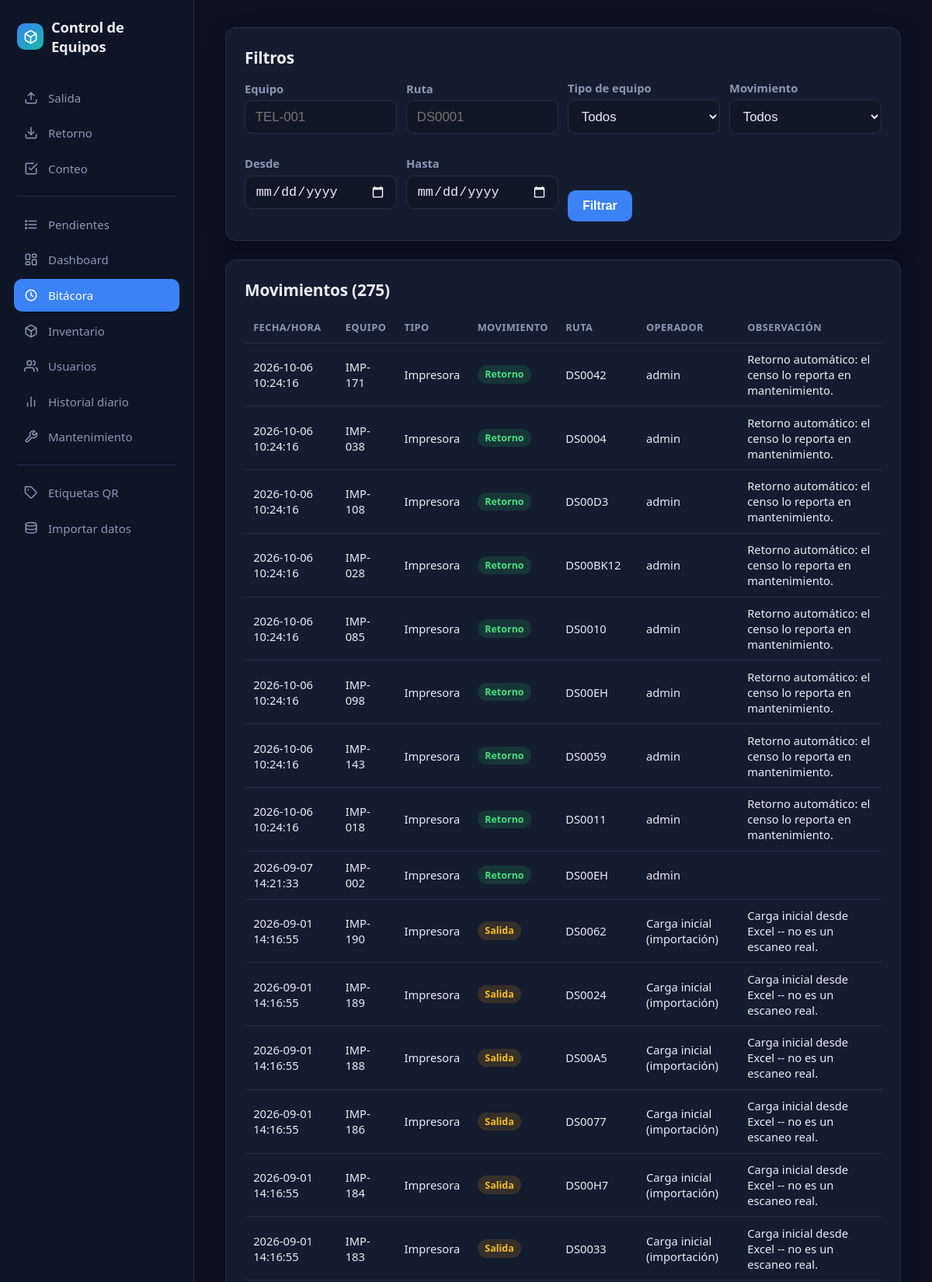
Screenshot of /bitacora/ (signed in, upper part) with the database file from the repository.
### tables this page shows
CREATE TABLE movimientos (
    id           INTEGER PRIMARY KEY AUTOINCREMENT,
    equipo_id    INTEGER NOT NULL REFERENCES equipos(id),
    ruta_id      INTEGER NOT NULL REFERENCES rutas(id),
    operador_id  INTEGER NOT NULL REFERENCES "usuarios"(id),
    tipo         TEXT NOT NULL CHECK (tipo IN ('salida','retorno')),
    timestamp    TEXT NOT NULL DEFAULT (datetime('now','localtime')),
    condicion    TEXT
);

CREATE TABLE equipos (
    id                 INTEGER PRIMARY KEY AUTOINCREMENT,
    id_interno         TEXT NOT NULL UNIQUE,
    tipo               TEXT NOT NULL CHECK (tipo IN ('telefono','impresora')),
    serial_fabrica     TEXT,
    numero_telefono    TEXT,
    pin_equipo         TEXT,
    modelo             TEXT,
    fabricante         TEXT,
    estado             TEXT NOT NULL DEFAULT 'activo' CHECK (estado IN ('activo','reparacion','baja')),
    notas              TEXT,
    requiere_revision  BOOLEAN NOT NULL DEFAULT 0,
    fecha_alta         TEXT NOT NULL DEFAULT (datetime('now','localtime'))
, ruta_asignada_id INTEGER REFERENCES rutas(id));

CREATE TABLE rutas (
    id          INTEGER PRIMARY KEY AUTOINCREMENT,
    codigo      TEXT NOT NULL UNIQUE,
    supervisor  TEXT,
    activa      BOOLEAN NOT NULL DEFAULT 1
);

CREATE TABLE "usuarios" (
    id      INTEGER PRIMARY KEY AUTOINCREMENT,
    nombre  TEXT NOT NULL UNIQUE,
    activo  BOOLEAN NOT NULL DEFAULT 1
, password_hash TEXT NOT NULL DEFAULT '', rol TEXT NOT NULL DEFAULT 'operador' CHECK (rol IN ('admin','operador')));

### app/bitacora.py (the view)
@bp.route("/")
@requiere_admin
def ver():
    db = get_db()
    filtros = {
        "equipo": request.args.get("equipo", "").strip(),
        "ruta": request.args.get("ruta", "").strip(),
        "tipo_equipo": request.args.get("tipo_equipo", "").strip(),
        "tipo_movimiento": request.args.get("tipo_movimiento", "").strip(),
        "desde": request.args.get("desde", "").strip(),
        "hasta": request.args.get("hasta", "").strip(),
    }
    condiciones = []
    parametros = []
    if filtros["equipo"]:
        condiciones.append("e.id_interno LIKE ?")
        parametros.append(f"%{filtros['equipo'].upper()}%")
    if filtros["ruta"]:
        condiciones.append("r.codigo LIKE ?")
        parametros.append(f"%{filtros['ruta'].upper()}%")
    if filtros["tipo_equipo"] in ("telefono", "impresora"):
        condiciones.append("e.tipo = ?")
        parametros.append(filtros["tipo_equipo"])
    if filtros["tipo_movimiento"] in ("salida", "retorno"):
        condiciones.append("m.tipo = ?")
        parametros.append(filtros["tipo_movimiento"])
    if filtros["desde"]:
        condiciones.append("date(m.timestamp) >= date(?)")
        parametros.append(filtros["desde"])
    if filtros["hasta"]:
        condiciones.append("date(m.timestamp) <= date(?)")
        parametros.append(filtros["hasta"])
    where = f"WHERE {' AND '.join(condiciones)}" if condiciones else ""
    movimientos = db.execute(
        f"""SELECT m.id, m.tipo, m.timestamp, m.condicion,
                   e.id_interno, e.tipo AS tipo_equipo,
                   r.codigo AS ruta_codigo, o.nombre AS operador_nombre
            FROM movimientos m
            JOIN equipos e ON e.id = m.equipo_id
            JOIN rutas r ON r.id = m.ruta_id
            JOIN usuarios o ON o.id = m.operador_id
            {where}
            ORDER BY m.id DESC
            LIMIT 500""",
        parametros,
    ).fetchall()
    return render_template("bitacora/ver.html", movimientos=movimientos, filtros=filtros)

### app/auth.py (called while the page is built)
def cargar_usuario(usuario_id: str):
    fila = get_db().execute(
        "SELECT id, nombre, rol FROM usuarios WHERE id = ? AND activo = 1", (usuario_id,)
    ).fetchone()
    return Usuario(fila["id"], fila["nombre"], fila["rol"]) if fila else None

def requiere_admin(vista):
    @wraps(vista)
    @login_required
    def envoltura(*args, **kwargs):
        if current_user.rol != "admin":
            abort(403)
        return vista(*args, **kwargs)
    return envoltura

### app/db.py (called while the page is built)
def get_db() -> sqlite3.Connection:
    if "db" not in g:
        g.db = sqlite3.connect(current_app.config["DATABASE"])
        g.db.row_factory = sqlite3.Row
        g.db.execute("PRAGMA foreign_keys = ON")
        g.db.execute("PRAGMA journal_mode = WAL")
        g.db.execute("PRAGMA busy_timeout = 5000")
    return g.db

### app/templates/bitacora/ver.html (shortened to what this page needs)
{% extends "base.html" %}
{% block contenido %}
<div class="tarjeta">
  <h2>Filtros</h2>
  <form method="get" style="display:grid; grid-template-columns: repeat(auto-fit, minmax(160px, 1fr)); gap: 0.75rem; align-items:end;">
    <div>
      <label for="equipo">Equipo</label>
      <input type="text" id="equipo" name="equipo" value="{{ filtros['equipo'] }}" placeholder="TEL-001">
    </div>
    <div>
      <label for="ruta">Ruta</label>
      <input type="text" id="ruta" name="ruta" value="{{ filtros['ruta'] }}" placeholder="DS0001">
    </div>
    <div>
      <label for="tipo_equipo">Tipo de equipo</label>
      <select id="tipo_equipo" name="tipo_equipo">
        <option value="" {% if not filtros['tipo_equipo'] %}selected{% endif %}>Todos</option>
      </select>
    </div>
    <div>
      <label for="tipo_movimiento">Movimiento</label>
      <select id="tipo_movimiento" name="tipo_movimiento">
        <option value="" {% if not filtros['tipo_movimiento'] %}selected{% endif %}>Todos</option>
      </select>
    </div>
    <div>
      <label for="desde">Desde</label>
      <input type="date" id="desde" name="desde" value="{{ filtros['desde'] }}">
    </div>
    <div>
      <label for="hasta">Hasta</label>
      <input type="date" id="hasta" name="hasta" value="{{ filtros['hasta'] }}">
    </div>
    <div>
      <button type="submit">Filtrar</button>
    </div>
  </form>
</div>
<div class="tarjeta">
  <h2>Movimientos ({{ movimientos|length }}{% if movimientos|length == 500 %}+{% endif %})</h2>
  <table>
    <thead><tr><th>Fecha/hora</th><th>Equipo</th><th>Tipo</th><th>Movimiento</th><th>Ruta</th><th>Operador</th><th>Observación</th></tr></thead>
    <tbody>
      {% for m in movimientos %}
      <tr>
        <td>{{ m['timestamp'] }}</td>
        <td>{{ m['id_interno'] }}</td>
        <td>{{ 'Teléfono' if m['tipo_equipo'] == 'telefono' else 'Impresora' }}</td>
        <td><span class="badge {{ 'en_ruta' if m['tipo'] == 'salida' else 'en_bodega' }}">{{ 'Salida' if m['tipo'] == 'salida' else 'Retorno' }}</span></td>
        <td>{{ m['ruta_codigo'] }}</td>
        <td>{{ m['operador_nombre'] }}</td>
        <td>{{ m['condicion'] or '' }}</td>
      </tr>
      {% endfor %}
    </tbody>
  </table>
</div>
{% endblock %}

### app/templates/base.html (shortened to what this page needs)
<!doctype html>
<html lang="es">
<head>
</head>
<body>
{% macro icono(nombre) -%}
{% if nombre == 'salida' %}<svg viewBox="0 0 24 24" fill="none" stroke="currentColor" stroke-width="2" stroke-linecap="round" stroke-linejoin="round"><path d="M21 15v4a2 2 0 0 1-2 2H5a2 2 0 0 1-2-2v-4"/><polyline points="17 8 12 3 7 8"/><line x1="12" y1="3" x2="12" y2="15"/></svg>
{%- elif nombre == 'retorno' %}<svg viewBox="0 0 24 24" fill="none" stroke="currentColor" stroke-width="2" stroke-linecap="round" stroke-linejoin="round"><path d="M21 15v4a2 2 0 0 1-2 2H5a2 2 0 0 1-2-2v-4"/><polyline points="7 10 12 15 17 10"/><line x1="12" y1="15" x2="12" y2="3"/></svg>
{%- elif nombre == 'dashboard' %}<svg viewBox="0 0 24 24" fill="none" stroke="currentColor" stroke-width="2" stroke-linecap="round" stroke-linejoin="round"><rect x="3" y="3" width="7" height="9" rx="1.5"/><rect x="14" y="3" width="7" height="5" rx="1.5"/><rect x="14" y="12" width="7" height="9" rx="1.5"/><rect x="3" y="16" width="7" height="5" rx="1.5"/></svg>
{%- elif nombre == 'bitacora' %}<svg viewBox="0 0 24 24" fill="none" stroke="currentColor" stroke-width="2" stroke-linecap="round" stroke-linejoin="round"><circle cx="12" cy="12" r="9"/><polyline points="12 7 12 12 15.5 14"/></svg>
{%- elif nombre == 'inventario' %}<svg viewBox="0 0 24 24" fill="none" stroke="currentColor" stroke-width="2" stroke-linecap="round" stroke-linejoin="round"><path d="M21 16V8a2 2 0 0 0-1-1.73l-7-4a2 2 0 0 0-2 0l-7 4A2 2 0 0 0 3 8v8a2 2 0 0 0 1 1.73l7 4a2 2 0 0 0 2 0l7-4A2 2 0 0 0 21 16z"/><polyline points="3.27 6.96 12 12.01 20.73 6.96"/><line x1="12" y1="22.08" x2="12" y2="12"/></svg>
{%- elif nombre == 'usuarios' %}<svg viewBox="0 0 24 24" fill="none" stroke="currentColor" stroke-width="2" stroke-linecap="round" stroke-linejoin="round"><path d="M17 21v-2a4 4 0 0 0-4-4H5a4 4 0 0 0-4 4v2"/><circle cx="9" cy="7" r="4"/><path d="M23 21v-2a4 4 0 0 0-3-3.87"/><path d="M16 3.13a4 4 0 0 1 0 7.75"/></svg>
{%- elif nombre == 'etiquetas' %}<svg viewBox="0 0 24 24" fill="none" stroke="currentColor" stroke-width="2" stroke-linecap="round" stroke-linejoin="round"><path d="M20.59 13.41 13.42 20.58a2 2 0 0 1-2.83 0L2 12V2h10l8.59 8.59a2 2 0 0 1 0 2.82Z"/><circle cx="7" cy="7" r="1.2" fill="currentColor" stroke="none"/></svg>
{%- elif nombre == 'datos' %}<svg viewBox="0 0 24 24" fill="none" stroke="currentColor" stroke-width="2" stroke-linecap="round" stroke-linejoin="round"><ellipse cx="12" cy="5" rx="9" ry="3"/><path d="M3 5v6c0 1.66 4 3 9 3s9-1.34 9-3V5"/><path d="M3 11v6c0 1.66 4 3 9 3s9-1.34 9-3v-6"/></svg>
{%- elif nombre == 'historial-diario' %}<svg viewBox="0 0 24 24" fill="none" stroke="currentColor" stroke-width="2" stroke-linecap="round" stroke-linejoin="round"><line x1="18" y1="20" x2="18" y2="10"/><line x1="12" y1="20" x2="12" y2="4"/><line x1="6" y1="20" x2="6" y2="14"/></svg>
{%- elif nombre == 'conteo' %}<svg viewBox="0 0 24 24" fill="none" stroke="currentColor" stroke-width="2" stroke-linecap="round" stroke-linejoin="round"><path d="M9 11l3 3L22 4"/><path d="M21 12v7a2 2 0 0 1-2 2H5a2 2 0 0 1-2-2V5a2 2 0 0 1 2-2h11"/></svg>
{%- elif nombre == 'pendientes' %}<svg viewBox="0 0 24 24" fill="none" stroke="currentColor" stroke-width="2" stroke-linecap="round" stroke-linejoin="round"><line x1="8" y1="6" x2="21" y2="6"/><line x1="8" y1="12" x2="21" y2="12"/><line x1="8" y1="18" x2="21" y2="18"/><circle cx="3.5" cy="6" r="1" fill="currentColor"/><circle cx="3.5" cy="12" r="1" fill="currentColor"/><circle cx="3.5" cy="18" r="1" fill="currentColor"/></svg>
{%- elif nombre == 'mantenimiento' %}<svg viewBox="0 0 24 24" fill="none" stroke="currentColor" stroke-width="2" stroke-linecap="round" stroke-linejoin="round"><path d="M14.7 6.3a1 1 0 0 0 0 1.4l1.6 1.6a1 1 0 0 0 1.4 0l3.77-3.77a6 6 0 0 1-7.94 7.94l-6.91 6.91a2.12 2.12 0 0 1-3-3l6.91-6.91a6 6 0 0 1 7.94-7.94l-3.76 3.76z"/></svg>
{%- endif %}
{%- endmacro %}
<div class="app-shell">
  {% if current_user.is_authenticated %}
  <aside class="sidebar">
    <a class="marca" href="{{ url_for('escaneo.salida') }}">
      <span class="icono-marca">
      </span>
      Control de Equipos
    </a>
    <nav>
      <a href="{{ url_for('escaneo.salida') }}" class="{{ 'activo' if request.endpoint == 'escaneo.salida' }}">{{ icono('salida') }}<span>Salida</span></a>
      <a href="{{ url_for('escaneo.retorno') }}" class="{{ 'activo' if request.endpoint == 'escaneo.retorno' }}">{{ icono('retorno') }}<span>Retorno</span></a>
      <a href="{{ url_for('conteo.ver') }}" class="{{ 'activo' if request.endpoint and request.endpoint.startswith('conteo.') }}">{{ icono('conteo') }}<span>Conteo</span></a>
      {% if current_user.rol == 'admin' %}
      <div class="separador"></div>
      <a href="{{ url_for('pendientes.ver') }}" class="{{ 'activo' if request.endpoint == 'pendientes.ver' }}">{{ icono('pendientes') }}<span>Pendientes</span></a>
      <a href="{{ url_for('dashboard.ver') }}" class="{{ 'activo' if request.endpoint == 'dashboard.ver' }}">{{ icono('dashboard') }}<span>Dashboard</span></a>
      <a href="{{ url_for('bitacora.ver') }}" class="{{ 'activo' if request.endpoint == 'bitacora.ver' }}">{{ icono('bitacora') }}<span>Bitácora</span></a>
      <a href="{{ url_for('inventario.listado') }}" class="{{ 'activo' if request.endpoint and request.endpoint.startswith('inventario.') }}">{{ icono('inventario') }}<span>Inventario</span></a>
      <a href="{{ url_for('usuarios.listado') }}" class="{{ 'activo' if request.endpoint and request.endpoint.startswith('usuarios.') }}">{{ icono('usuarios') }}<span>Usuarios</span></a>
      <a href="{{ url_for('historial.ver') }}" class="{{ 'activo' if request.endpoint == 'historial.ver' }}">{{ icono('historial-diario') }}<span>Historial diario</span></a>
      <a href="{{ url_for('mantenimiento.ver') }}" class="{{ 'activo' if request.endpoint and request.endpoint.startswith('mantenimiento.') }}">{{ icono('mantenimiento') }}<span>Mantenimiento</span></a>
      <div class="separador"></div>
      <a href="{{ url_for('etiquetas.ver') }}" class="{{ 'activo' if request.endpoint and request.endpoint.startswith('etiquetas.') }}">{{ icono('etiquetas') }}<span>Etiquetas QR</span></a>
      <a href="{{ url_for('datos.ver') }}" class="{{ 'activo' if request.endpoint and request.endpoint.startswith('datos.') }}">{{ icono('datos') }}<span>Importar datos</span></a>
      {% endif %}
    </nav>
  </aside>
  {% endif %}
  <div class="main-area">
    <main class="{{ '' if current_user.is_authenticated else 'centrado' }}">
      {% block contenido %}{% endblock %}
    </main>
  </div>
</div>
</body>
</html>

### app/templates/base.html (style rules this page uses)
:root { color-scheme: dark; --bg: #0b1120; --bg-sidebar: #0d1526; --bg-card: #141c30; --bg-card-soft: #101828; --border: #232e47; --text: #e8edf7; --text-muted: #8b98b3; --accent: #3b82f6; --accent-dark: #2563eb; --teal: #14b8a6; --amber: #f59e0b; --red: #ef4444; --green: #22c55e; --blue: #3b82f6; --radius: 14px; }
* { box-sizing: border-box; }
body { font-family: "Segoe UI", system-ui, -apple-system, Arial, sans-serif; margin: 0; background: var(--bg); color: var(--text); -webkit-font-smoothing: antialiased; }
a { color: inherit; }
.app-shell { display: flex; min-height: 100vh; }
.sidebar { width: 250px; flex-shrink: 0; background: var(--bg-sidebar); border-right: 1px solid var(--border); display: flex; flex-direction: column; padding: 1.4rem 1.1rem; }
.sidebar .marca { display: flex; align-items: center; gap: 0.6rem; font-weight: 800; font-size: 1.15rem; letter-spacing: -0.01em; text-decoration: none; color: var(--text); margin-bottom: 2rem; padding: 0 0.3rem; }
.sidebar .marca .icono-marca { width: 34px; height: 34px; border-radius: 10px; background: linear-gradient(135deg, var(--accent), var(--teal)); display: flex; align-items: center; justify-content: center; flex-shrink: 0; }
.sidebar nav { display: flex; flex-direction: column; gap: 0.2rem; flex: 1; }
.sidebar nav a { display: flex; align-items: center; gap: 0.8rem; padding: 0.7rem 0.85rem; border-radius: 10px; color: var(--text-muted); text-decoration: none; font-size: 0.94rem; font-weight: 500; transition: background 0.12s, color 0.12s; }
.sidebar nav a svg { width: 18px; height: 18px; flex-shrink: 0; }
.sidebar nav a.activo { background: var(--accent); color: white; }
.sidebar nav .separador { height: 1px; background: var(--border); margin: 0.7rem 0.3rem; }
.main-area { flex: 1; min-width: 0; }
main { padding: 2.2rem 2.5rem 4rem; max-width: 1180px; margin: 0 auto; }
h1, h2, h3 { font-weight: 700; letter-spacing: -0.01em; }
h2 { font-size: 1.3rem; margin: 0 0 0.9rem; }
.tarjeta { background: var(--bg-card); border: 1px solid var(--border); border-radius: var(--radius); padding: 1.5rem; box-shadow: 0 8px 24px rgba(0,0,0,0.25); margin-bottom: 1.5rem; }
label { font-weight: 600; display: block; margin-bottom: 0.35rem; font-size: 0.92rem; color: var(--text-muted); }
input[type=text], input[type=password], input[type=date], input[type=number], select { font-size: 1.05rem; padding: 0.65rem 0.8rem; width: 100%; background: var(--bg-card-soft); border: 1px solid var(--border); color: var(--text); border-radius: 10px; margin-bottom: 1rem; outline: none; transition: border-color 0.12s; }
select { appearance: auto; }
button, .boton { font-size: 0.98rem; font-weight: 600; padding: 0.7rem 1.2rem; border-radius: 10px; border: none; background: var(--accent); color: white; cursor: pointer; text-decoration: none; display: inline-block; transition: background 0.12s, transform 0.05s; }
table { width: 100%; border-collapse: collapse; font-size: 0.92rem; }
th, td { text-align: left; padding: 0.65rem 0.7rem; border-bottom: 1px solid var(--border); }
th { color: var(--text-muted); font-weight: 600; font-size: 0.8rem; text-transform: uppercase; letter-spacing: 0.03em; }
.badge { display: inline-block; padding: 0.2rem 0.6rem; border-radius: 999px; font-size: 0.78rem; font-weight: 700; }
.badge.en_ruta { background: rgba(245,158,11,0.15); color: #fbbf24; }
.badge.en_bodega { background: rgba(34,197,94,0.15); color: #4ade80; }

### rows the page displays
movimientos: timestamp "2026-10-06 10:24:16", id_interno "IMP-171", tipo "Retorno", ruta_codigo "DS0042", operador_nombre "admin", condicion "Retorno automático: el censo lo reporta en mantenimiento."
equipos: tipo "Impresora"
movimientos: timestamp "2026-10-06 10:24:16", id_interno "IMP-038", tipo "Retorno", ruta_codigo "DS0004", operador_nombre "admin", condicion "Retorno automático: el censo lo reporta en mantenimiento."
equipos: tipo "Impresora"
movimientos: timestamp "2026-10-06 10:24:16", id_interno "IMP-108", tipo "Retorno", ruta_codigo "DS00D3", operador_nombre "admin", condicion "Retorno automático: el censo lo reporta en mantenimiento."
equipos: tipo "Impresora"
movimientos: timestamp "2026-10-06 10:24:16", id_interno "IMP-028", tipo "Retorno", ruta_codigo "DS00BK12", operador_nombre "admin", condicion "Retorno automático: el censo lo reporta en mantenimiento."
equipos: tipo "Impresora"
movimientos: timestamp "2026-10-06 10:24:16", id_interno "IMP-085", tipo "Retorno", ruta_codigo "DS0010", operador_nombre "admin", condicion "Retorno automático: el censo lo reporta en mantenimiento."
equipos: tipo "Impresora"
movimientos: timestamp "2026-10-06 10:24:16", id_interno "IMP-098", tipo "Retorno", ruta_codigo "DS00EH", operador_nombre "admin", condicion "Retorno automático: el censo lo reporta en mantenimiento."
equipos: tipo "Impresora"
movimientos: timestamp "2026-10-06 10:24:16", id_interno "IMP-143", tipo "Retorno", ruta_codigo "DS0059", operador_nombre "admin", condicion "Retorno automático: el censo lo reporta en mantenimiento."
equipos: tipo "Impresora"
movimientos: timestamp "2026-10-06 10:24:16", id_interno "IMP-018", tipo "Retorno", ruta_codigo "DS0011", operador_nombre "admin", condicion "Retorno automático: el censo lo reporta en mantenimiento."
equipos: tipo "Impresora"
movimientos: timestamp "2026-09-07 14:21:33", id_interno "IMP-002", tipo "Retorno", ruta_codigo "DS00EH", operador_nombre "admin"
equipos: tipo "Impresora"
movimientos: timestamp "2026-09-01 14:16:55", id_interno "IMP-190", tipo "Salida", ruta_codigo "DS0062", operador_nombre "Carga inicial (importación)", condicion "Carga inicial desde Excel -- no es un escaneo real."
equipos: tipo "Impresora"
movimientos: timestamp "2026-09-01 14:16:55", id_interno "IMP-189", tipo "Salida", ruta_codigo "DS0024", operador_nombre "Carga inicial (importación)", condicion "Carga inicial desde Excel -- no es un escaneo real."
equipos: tipo "Impresora"
movimientos: timestamp "2026-09-01 14:16:55", id_interno "IMP-188", tipo "Salida", ruta_codigo "DS00A5", operador_nombre "Carga inicial (importación)", condicion "Carga inicial desde Excel -- no es un escaneo real."
equipos: tipo "Impresora"
movimientos: timestamp "2026-09-01 14:16:55", id_interno "IMP-186", tipo "Salida", ruta_codigo "DS0077", operador_nombre "Carga inicial (importación)", condicion "Carga inicial desde Excel -- no es un escaneo real."
equipos: tipo "Impresora"
movimientos: timestamp "2026-09-01 14:16:55", id_interno "IMP-184", tipo "Salida", ruta_codigo "DS00H7", operador_nombre "Carga inicial (importación)", condicion "Carga inicial desde Excel -- no es un escaneo real."
equipos: tipo "Impresora"
movimientos: timestamp "2026-09-01 14:16:55", id_interno "IMP-183", tipo "Salida", ruta_codigo "DS0033", operador_nombre "Carga inicial (importación)", condicion "Carga inicial desde Excel -- no es un escaneo real."
equipos: tipo "Impresora"

### other values shown
{{ movimientos|length }} "275"
